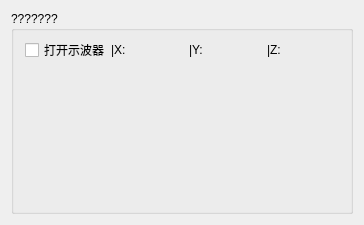
<?xml version="1.0" encoding="UTF-8"?>
<ui version="4.0">
 <class>scopeMiniWindow</class>
 <widget class="QWidget" name="scopeMiniWindow">
  <property name="geometry">
   <rect>
    <x>0</x>
    <y>0</y>
    <width>354</width>
    <height>225</height>
   </rect>
  </property>
  <property name="minimumSize">
   <size>
    <width>0</width>
    <height>0</height>
   </size>
  </property>
  <property name="maximumSize">
   <size>
    <width>2000</width>
    <height>1699</height>
   </size>
  </property>
  <property name="windowTitle">
   <string>Widget</string>
  </property>
  <layout class="QGridLayout" name="gridLayout">
   <item row="0" column="0">
    <widget class="QGroupBox" name="scopeGroupBox">
     <property name="sizePolicy">
      <sizepolicy hsizetype="Expanding" vsizetype="Expanding">
       <horstretch>0</horstretch>
       <verstretch>0</verstretch>
      </sizepolicy>
     </property>
     <property name="title">
      <string>???????</string>
     </property>
     <layout class="QVBoxLayout" name="verticalLayout">
      <item>
       <layout class="QHBoxLayout" name="horizontalLayout">
        <item>
         <widget class="QCheckBox" name="scopeCheckBox">
          <property name="sizePolicy">
           <sizepolicy hsizetype="Fixed" vsizetype="Fixed">
            <horstretch>0</horstretch>
            <verstretch>0</verstretch>
           </sizepolicy>
          </property>
          <property name="minimumSize">
           <size>
            <width>80</width>
            <height>16</height>
           </size>
          </property>
          <property name="text">
           <string>打开示波器</string>
          </property>
          <property name="checkable">
           <bool>true</bool>
          </property>
         </widget>
        </item>
        <item>
         <widget class="QLabel" name="scopeLabel1">
          <property name="sizePolicy">
           <sizepolicy hsizetype="Fixed" vsizetype="Fixed">
            <horstretch>0</horstretch>
            <verstretch>0</verstretch>
           </sizepolicy>
          </property>
          <property name="minimumSize">
           <size>
            <width>72</width>
            <height>12</height>
           </size>
          </property>
          <property name="text">
           <string>|X:</string>
          </property>
         </widget>
        </item>
        <item>
         <widget class="QLabel" name="scopeLabel2">
          <property name="sizePolicy">
           <sizepolicy hsizetype="Fixed" vsizetype="Fixed">
            <horstretch>0</horstretch>
            <verstretch>0</verstretch>
           </sizepolicy>
          </property>
          <property name="minimumSize">
           <size>
            <width>72</width>
            <height>12</height>
           </size>
          </property>
          <property name="text">
           <string>|Y:</string>
          </property>
         </widget>
        </item>
        <item>
         <widget class="QLabel" name="scopeLabel3">
          <property name="sizePolicy">
           <sizepolicy hsizetype="Fixed" vsizetype="Fixed">
            <horstretch>0</horstretch>
            <verstretch>0</verstretch>
           </sizepolicy>
          </property>
          <property name="minimumSize">
           <size>
            <width>72</width>
            <height>12</height>
           </size>
          </property>
          <property name="text">
           <string>|Z:</string>
          </property>
         </widget>
        </item>
       </layout>
      </item>
      <item>
       <widget class="OscilloscopeScreen" name="scopeWidget" native="true">
        <property name="sizePolicy">
         <sizepolicy hsizetype="Expanding" vsizetype="Expanding">
          <horstretch>0</horstretch>
          <verstretch>0</verstretch>
         </sizepolicy>
        </property>
       </widget>
      </item>
     </layout>
    </widget>
   </item>
  </layout>
 </widget>
 <layoutdefault spacing="6" margin="11"/>
 <customwidgets>
  <customwidget>
   <class>OscilloscopeScreen</class>
   <extends>QWidget</extends>
   <header>OscilloscopeScreen.h</header>
   <container>1</container>
  </customwidget>
 </customwidgets>
 <resources/>
 <connections/>
</ui>
